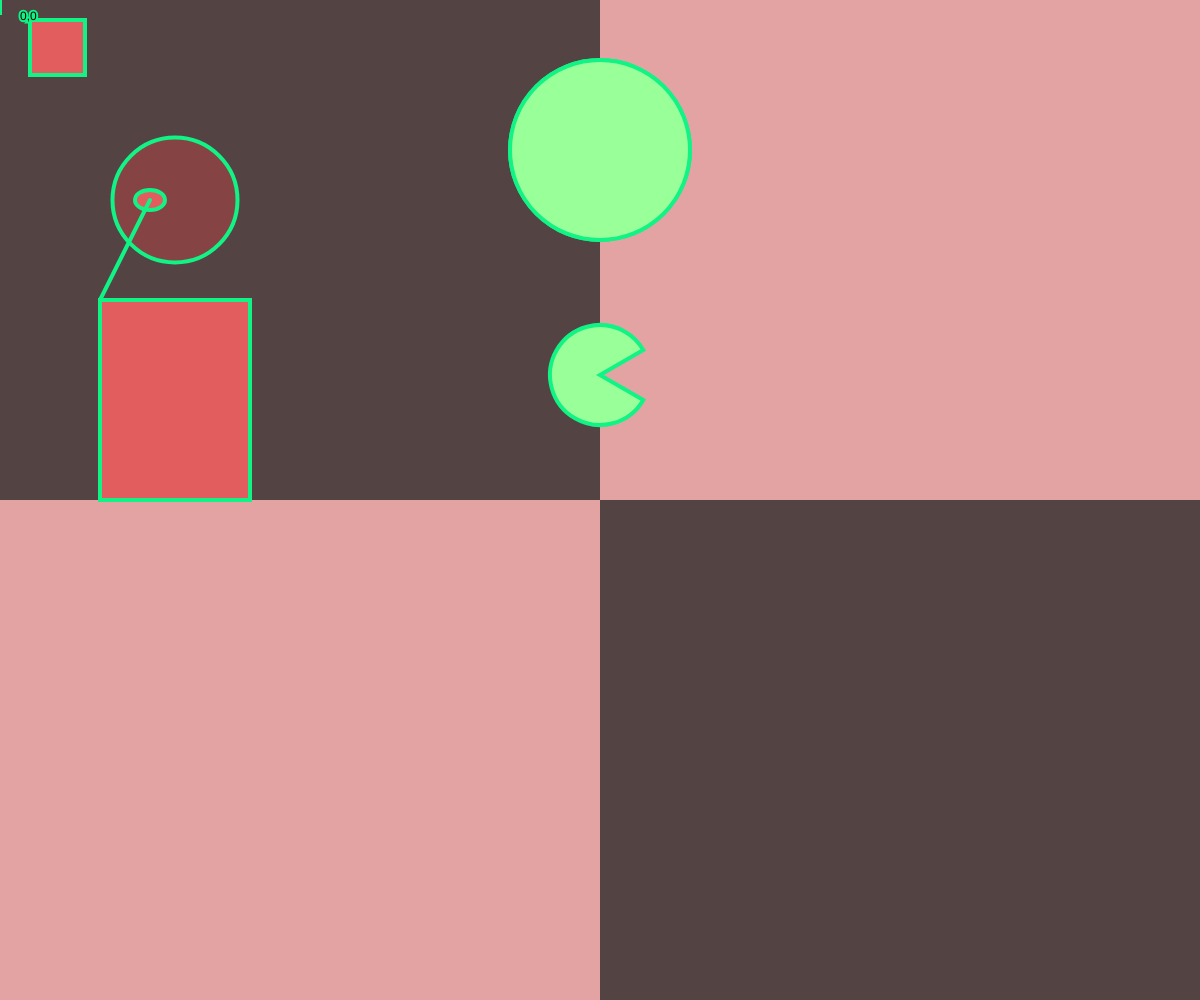
Frame 1 (no input)
Frame 60 (no input): identical to frame 1, image omitted
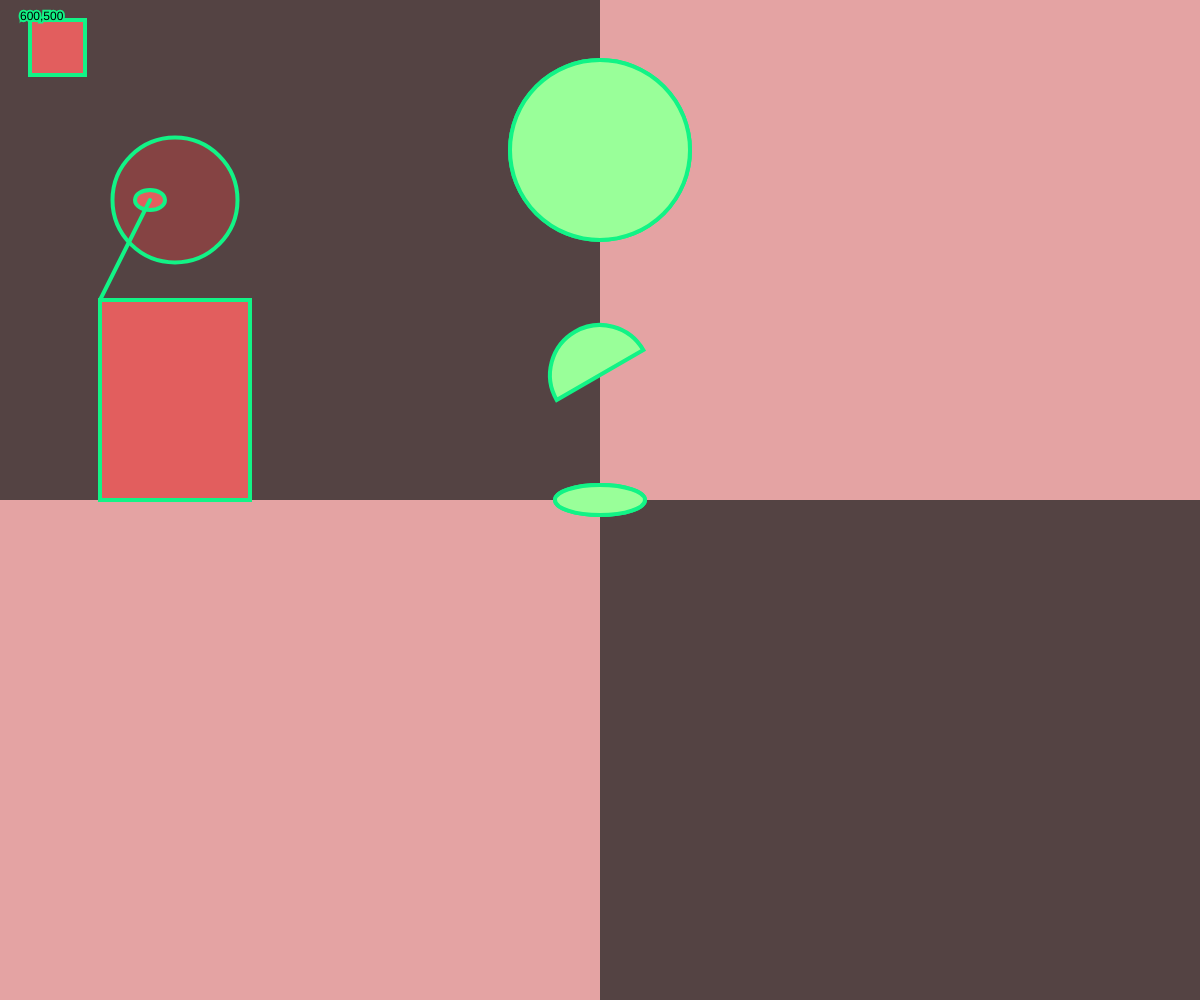
Frame 120 (the mouse pressed at the canvas centre since frame 60)

The p5.js sketch that drew these frames (run headless with seeded random() and noise() and a simulated clock; from frame 60 on, the mouse is pressed at the canvas centre):

// p5.js sketch
// ── sketch.js
let circleSize=125
let redcolor
function setup() {
  //runs once at set up
  createCanvas(windowWidth, windowHeight);
  
}

function draw() {
// a grayscale color is denoted as a number 0-255
// an RGB color is denoted as 3 numbers(red green blue) 
// background(127,54,200)
// can use color name add""
background("rgba(228, 163, 163, 1)");
//can also format color rgb




fill("rgba(84, 67, 67, 1)")
noStroke()
rect(0,0,width/2,height/2);
rect(width/2,height/2,width,height);



// background("rgb(0,0,0)")
// stroke and fill change the color of drawn shapes
stroke("rgba(18, 243, 134, 1)");
fill("rgba(133, 67, 67, 1)");

strokeWeight(4);
//noStroke();gets rid of stroke completely
//noFill();              fill
//ccirclec takes 3 parameters x,y and d
circle(175,200,circleSize);

//setting new fill for my rectangle
fill("rgba(226, 94, 94, 1)");
rect(100,300,150,200);
// rect takes 4 parameters;
// x coord of top left,y coord,of left,width,height;
ellipse(150,200,30,20);
//ellipse takes 4 parameters;
//x coord of center,y center,width and height;
line(150,200,100,300);
// line connects two coord:x1y1,x2y2
beginShape();
vertex(30,20);//leftmost coordinate
vertex(85,20);// top right coordinate
vertex(85,75);// bottom-most coordinate
vertex(30,75);
endShape(CLOSE);//CLOSE parameter closes the polygon
// to drow conplex polygons(more than 2 coords)
// create a bs;function;and es function
//any vertex function you place inbetween bs and es
//will be rendered as points in a complete polygom


fill("#99FF99");
circle(width/2,100+50,width*0.15)

ellipse(mouseX,mouseY,mouseX*0.15,30)//all can change mouseXY




circle(width/2,100+50,width*0.15)

ellipse(mouseX,mouseY,mouseX*0.15,30)//all can change mouseXY


arc(width/2,height/2*0.75,100,100,radians(30-mouseX),radians(330),PIE);
//arcs like ellipse,expect they have teo extra parameters
//start and end which are provided in RADIANS format
//youcan convert degrees to radians using the radians() function

fill(0)  
text(mouseX + "," + mouseY, 20, 20)
  
}
